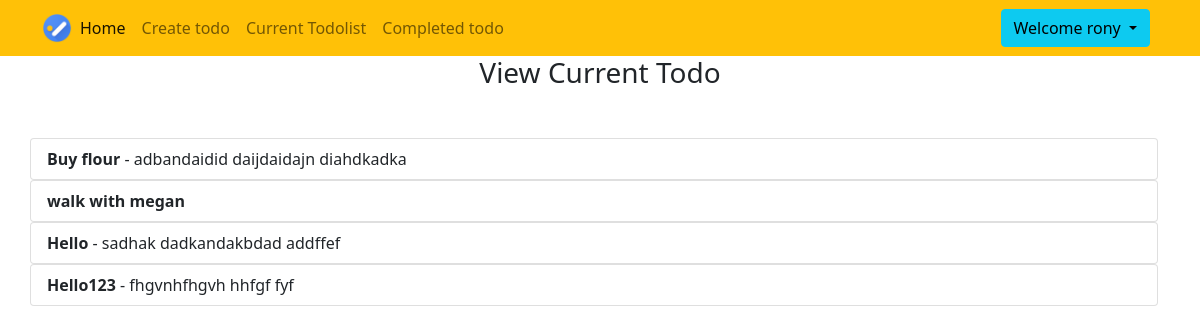
/current/ (signed in), run on the app's committed database.
### todo/models.py (models this page shows, shortened)
class Todo(models.Model):
    title=models.CharField(max_length=300)
    memo=models.TextField(blank=True)
    created=models.DateTimeField(auto_now_add=True)
    important=models.BooleanField(default=False)
    datecompleted=models.DateTimeField(null=True,blank=True)
    user=models.ForeignKey(User,on_delete=models.CASCADE)

### todo/views.py (the view)
# urls.py: path('current/',views.currenttodo,name='currenttodo'),
@login_required
def currenttodo(request):
    alltodos=Todo.objects.filter(user=request.user,datecompleted__isnull=True)
    return render(request,'todo/currenttodo.html',{'todos':alltodos})

### todo/templates/todo/currenttodo.html (shortened to what this page needs)
{% extends 'todo/base.html'%}
{%block content%}
<h3 class="text-center">View Current Todo</h3>
<div class="row justify-content-center mt-5">
{% for todo in todos%}
<ul class="list-group">
    <a href="{% url 'viewtodo' todo.id %}" class="list-group-item list-group-item-action">
    {%if todo.important%}<b>{% endif %}{{todo.title}}{% if todo.important%}</b>{% endif %}
    {% if todo.memo %} - {{todo.memo}}{% endif %}
    </a>
</ul>
{%endfor%}
</div>
{%endblock%}

### todo/templates/todo/base.html (shortened to what this page needs)
{% load static %}
<!doctype html>
<html lang="en">
<head>
    <link href="https://cdn.jsdelivr.net/npm/bootstrap@5.0.2/dist/css/bootstrap.min.css" rel="stylesheet"
>
</head>
<body>
    <nav class="navbar navbar-expand-md navbar-light bg-warning">
        <div class="container">
            <img src="{% static 'todo/todo1.png' %}" width="30" height="30" class="d-inline-block align-top"
                alt="Rony's Logo">
            <div class="collapse navbar-collapse" id="navbarSupportedContent">
                {% if user.is_authenticated %}
                <ul class="navbar-nav me-auto mb-2 mb-lg-0">
                    <li class="nav-item">
                        <a class="nav-link active" aria-current="page" href="/">Home</a>
                    </li>
                    <li class="nav-item">
                        <a class="nav-link" href="/create/">Create todo</a>
                    </li>
                    <li class="nav-item">
                        <a class="nav-link" href="/current/">Current Todolist</a>
                    </li>
                    <li class="nav-item">
                        <a class="nav-link" href="/completed/">Completed todo</a>
                    </li>
                </ul>
                <div class="dropdown">
                    <button class="btn btn-info dropdown-toggle mx-2" type="button" id="dropdownMenuButton1"
                        data-bs-toggle="dropdown" aria-expanded="false">
                        Welcome {{user.username}}
                    </button>
                </div>
                {% endif %}
            </div>
        </div>
    </nav>
    <div class="container">
        {%block content%} {%endblock%}
    </div>
</body>
</html>

### data on the page
Todo: title "Buy flour", memo "adbandaidid daijdaidajn diahdkadka"
Todo: title "walk with megan"
Todo: title "Hello", memo "sadhak dadkandakbdad addffef"
Todo: title "Hello123", memo "fhgvnhfhgvh hhfgf fyf"

### other printed values
{{ user.username }} "rony"
